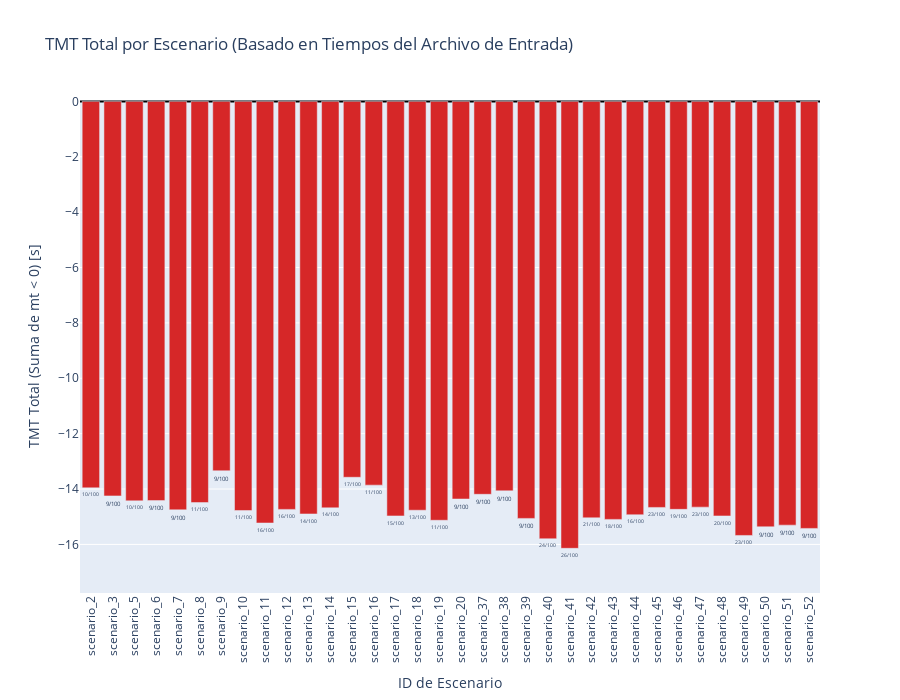

The notebook cell saved with this chart:
### Markdown cell above
# Analisys

### Code cell
import json
import os
import math
import pandas as pd
import plotly.graph_objects as go
from plotly.subplots import make_subplots
import logging
import numpy as np # Para isnan
from typing import Dict, List, Any, Optional

# Configuración básica de logging
logging.basicConfig(level=logging.INFO, format='%(asctime)s - %(levelname)s - %(message)s')
logger = logging.getLogger(__name__)

# --- Constantes ---
CTI = 0.2  # Intervalo de tiempo de coordinación típico (en segundos)

# --- Rutas de los archivos ---
# ENTRADA: Archivo con la lista de pares, incluyendo 'Time_out' en cada relé
INPUT_FILE = "/Users/gustavo/Documents/Projects/TESIS_UNAL/ADAPTIVE_ALGORITHM/data/processed/independent_relay_pairs_bad.json"
# SALIDA (Opcional): Gráfico HTML
# PLOT_OUTPUT_PATH = "/Users/gustavo/Documents/Projects/TESIS_UNAL/ADAPTIVE_ALGORITHM/data/processed/model/tmt_analysis_all_scenarios_from_input_times.html"

logger.info(f"Archivo de entrada: {INPUT_FILE}")

# %%
# Celda 2: Funciones de Ayuda (Carga)

def load_json_file(file_path: str) -> Optional[Any]:
    """Loads data from a JSON file."""
    try:
        with open(file_path, 'r') as file: data = json.load(file)
        logger.info(f"Archivo cargado: {file_path}"); return data
    except FileNotFoundError: logger.error(f"No encontrado: {file_path}"); return None
    except json.JSONDecodeError as e: logger.error(f"JSON inválido: {file_path}: {e}"); return None
    except Exception as e: logger.error(f"Error carga {file_path}: {e}"); return None

# %%
# Celda 3: Carga y Agrupación de Datos por Escenario

logger.info("Cargando y agrupando datos por escenario...")
relay_pairs_data = load_json_file(INPUT_FILE)

if relay_pairs_data is None:
    raise SystemExit("Error crítico al cargar archivo de entrada.")
if not isinstance(relay_pairs_data, list):
     raise SystemExit("Error de formato en archivo de entrada (se espera lista).")

# Crear mapa de pares originales: scenario_id -> [list of pairs]
original_pairs_map: Dict[str, List[Dict]] = {}
total_original_pairs_read = 0
skipped_pairs_structure = 0
for pair in relay_pairs_data:
    s_id = pair.get("scenario_id")
    # Validar estructura mínima y la presencia de Time_out antes de agrupar
    main_info = pair.get('main_relay')
    backup_info = pair.get('backup_relay')
    if s_id and isinstance(main_info, dict) and isinstance(backup_info, dict) and \
       'Time_out' in main_info and 'Time_out' in backup_info:
        if s_id not in original_pairs_map: original_pairs_map[s_id] = []
        original_pairs_map[s_id].append(pair)
        total_original_pairs_read += 1
    else:
        skipped_pairs_structure += 1
        # logger.warning(f"Par omitido por estructura/Time_out inválido: {pair.get('scenario_id', 'N/A')}")

logger.info(f"Datos agrupados: {len(original_pairs_map)} escenarios encontrados.")
logger.info(f"{total_original_pairs_read} pares válidos leídos y agrupados.")
if skipped_pairs_structure > 0:
    logger.warning(f"{skipped_pairs_structure} pares fueron omitidos durante la carga debido a estructura o Time_out faltante.")


# %%
# Celda 4: Calcular Métricas de Coordinación para Todos los Escenarios (Usando Tiempos Existentes)

logger.info("Calculando TMT y métricas para cada escenario usando los Time_out existentes...")
scenario_results: Dict[str, Dict[str, Any]] = {}

if not original_pairs_map:
     raise SystemExit("No hay datos de escenario para procesar.")

for scenario_id, pairs_for_scenario in original_pairs_map.items():
    tmt_for_scenario = 0.0
    miscoordination_count = 0
    valid_pairs_evaluated = 0
    max_neg_mt_scenario = 0.0
    skipped_this_scenario = 0

    for pair_entry in pairs_for_scenario:
        main_relay_info = pair_entry.get('main_relay') # Ya validado que existe
        backup_relay_info = pair_entry.get('backup_relay') # Ya validado que existe

        # Obtener tiempos existentes
        main_time = main_relay_info.get('Time_out')
        backup_time = backup_relay_info.get('Time_out')

        # Validar que los tiempos son números válidos
        if not isinstance(main_time, (int, float)) or math.isnan(main_time) or \
           not isinstance(backup_time, (int, float)) or math.isnan(backup_time):
            # logger.warning(f"({scenario_id}) Tiempos inválidos en par {main_relay_info.get('relay')}/{backup_relay_info.get('relay')}. Omitido.")
            skipped_this_scenario += 1
            continue

        # --- Calcular delta_t y mt con tiempos existentes ---
        delta_t = backup_time - main_time - CTI
        mt = min(0, delta_t) # Penalización solo si delta_t es negativo

        valid_pairs_evaluated += 1
        if mt < -1e-6: # Usar tolerancia
            miscoordination_count += 1
            tmt_for_scenario += mt
            max_neg_mt_scenario = min(max_neg_mt_scenario, mt)

    # Almacenar resultados del escenario
    if valid_pairs_evaluated > 0:
        scenario_results[scenario_id] = {
            "TMT": tmt_for_scenario,
            "MiscoordinatedCount": miscoordination_count,
            "TotalPairsEvaluated": valid_pairs_evaluated,
            "MaxNegativeMT": max_neg_mt_scenario
        }
        # Log resumido por escenario
        # logger.info(f"Resultados {scenario_id}: TMT={tmt_for_scenario:.4f}, Descoordinados={miscoordination_count}/{valid_pairs_evaluated}")
        if skipped_this_scenario > 0:
             logger.warning(f"({scenario_id}) Se omitieron {skipped_this_scenario} pares adicionales durante el cálculo por tiempos inválidos.")
    elif pairs_for_scenario: # Si había pares pero ninguno fue válido
         logger.warning(f"({scenario_id}) No se evaluaron pares válidos (problemas con Time_out?).")


logger.info(f"Cálculo de TMT completado para {len(scenario_results)} escenarios.")

# %%
# Celda 5: Análisis - Mostrar los 54 Mejores Escenarios por TMT

if not scenario_results:
    logger.error("No hay resultados de escenario para analizar.")
else:
    # Convertir a DataFrame
    df_results = pd.DataFrame.from_dict(scenario_results, orient='index')
    df_results.index.name = 'scenario_id'
    df_results = df_results.reset_index()

    # Ordenar por TMT (descendente: mejor primero)
    df_results_sorted_by_tmt = df_results.sort_values(by='TMT', ascending=False)

    # Seleccionar los 54 mejores diferentes de cero
    top_54_scenarios = df_results_sorted_by_tmt[df_results_sorted_by_tmt['TMT'] != 0].head(54)
    # top_54_scenarios = df_results_sorted_by_tmt.head(54)

    print("\n--- Mejores 54 Escenarios por TMT (Basado en Tiempos del Archivo de Entrada) ---")
    pd.set_option('display.max_rows', 60) # Mostrar suficientes filas
    # Mostrar columnas relevantes
    print(top_54_scenarios[['scenario_id', 'TMT', 'MiscoordinatedCount', 'TotalPairsEvaluated', 'MaxNegativeMT']].round(5))
    pd.reset_option('display.max_rows')

    # Guardar en CSV (Opcional)
    # try:
    #     top_54_scenarios.to_csv("top_54_scenarios_by_tmt_input_times.csv", index=False)
    #     logger.info("Datos de los 54 mejores escenarios guardados en top_54_scenarios_by_tmt_input_times.csv")
    # except Exception as e:
    #     logger.error(f"No se pudo guardar el CSV: {e}")


# %%
# Celda 6: Visualización - Gráfico de Barras del TMT para Todos los Escenarios

if not scenario_results:
    logger.error("No hay resultados de TMT para graficar.")
elif 'df_results' not in locals():
     logger.error("DataFrame df_results no fue creado. No se puede graficar.")
else:
    logger.info("Generando gráfico de barras de TMT para todos los escenarios...")

    # Ordenar por ID de escenario para el gráfico
    def get_scenario_num(s_id):
        try: return int(s_id.split('_')[-1])
        except: return float('inf') # Poner nombres no estándar al final

    df_results_plot_sorted = df_results.copy()
    df_results_plot_sorted['scenario_num'] = df_results_plot_sorted['scenario_id'].apply(get_scenario_num)
    df_results_plot_sorted = df_results_plot_sorted.sort_values(by='scenario_num')

    # Extraer datos ordenados
    scenario_labels_plot = df_results_plot_sorted['scenario_id'].tolist()
    tmt_values_plot = df_results_plot_sorted['TMT'].tolist()
    miscoord_counts_plot = df_results_plot_sorted['MiscoordinatedCount'].tolist()
    total_pairs_plot = df_results_plot_sorted['TotalPairsEvaluated'].tolist()
    max_neg_mt_plot = df_results_plot_sorted['MaxNegativeMT'].tolist()

    # Textos de hover
    hover_texts_plot = [
        f"<b>{s_id}</b><br>" +
        f"TMT: {tmt:.4f}<br>" +
        f"Descoordinados: {mc}/{tp}<br>" +
        f"Peor MT Individual: {max_neg_mt:.4f}"
        for s_id, tmt, mc, tp, max_neg_mt in zip(scenario_labels_plot, tmt_values_plot, miscoord_counts_plot, total_pairs_plot, max_neg_mt_plot)
    ]

    # Colores (ajustar umbrales si es necesario)
    colors = ['#2ca02c' if tmt >= -0.001 else '#ff7f0e' if tmt >= -0.05 else '#d62728' # Verde, Naranja, Rojo
              for tmt in tmt_values_plot]

    # Crear figura
    fig_tmt_all = go.Figure(data=[
        go.Bar(
            x=scenario_labels_plot,
            y=tmt_values_plot,
            text=[f"{mc}/{tp}" if tp > 0 else "N/A" for mc, tp in zip(miscoord_counts_plot, total_pairs_plot)], # Mostrar Descoord/Total
            textposition='outside',
            textfont_size=8,
            hovertext=hover_texts_plot,
            hoverinfo='text',
            marker_color=colors
        )
    ])

    fig_tmt_all.update_layout(
        title="TMT Total por Escenario (Basado en Tiempos del Archivo de Entrada)",
        xaxis_title="ID de Escenario",
        yaxis_title="TMT Total (Suma de mt < 0) [s]",
        yaxis=dict(range=[min(tmt_values_plot + [-0.1]) * 1.1, max(tmt_values_plot + [0.05])]), # Ajustar rango eje Y
        yaxis_zeroline=True, yaxis_zerolinewidth=2, yaxis_zerolinecolor='black',
        xaxis={'type': 'category', 'tickangle': -90}, # Rotar etiquetas
        height=700, # Ajustar altura si hay muchos escenarios
        bargap=0.2,
        hovermode='x unified'
    )

    # Mostrar y guardar
    fig_tmt_all.show()
    # try:
    #     output_dir = os.path.dirname(PLOT_OUTPUT_PATH)
    #     if output_dir: os.makedirs(output_dir, exist_ok=True)
    #     fig_tmt_all.write_html(PLOT_OUTPUT_PATH)
    #     logger.info(f"Gráfico guardado en: {PLOT_OUTPUT_PATH}")
    # except Exception as e:
    #     logger.error(f"No se pudo guardar el gráfico en {PLOT_OUTPUT_PATH}: {e}")


logger.info("--- Análisis de TMT para todos los escenarios (basado en tiempos de entrada) Finalizado ---")

### Figure 1 — Plotly figure (JSON) as saved in the notebook; plotly's stock layout.template omitted (floating-point values rounded to 4 significant figures)
{"data": [{"hoverinfo": "text", "hovertext": ["<b>scenario_2</b><br>TMT: -13.9580<br>Descoordinados: 10/100<br>Peor MT Individual: -1.9671", "<b>scenario_3</b><br>TMT: -14.2484<br>Descoordinados: 9/100<br>Peor MT Individual: -2.0299", "<b>scenario_5</b><br>TMT: -14.4276<br>Descoordinados: 10/100<br>Peor MT Individual: -1.8812", "<b>scenario_6</b><br>TMT: -14.4177<br>Descoordinados: 9/100<br>Peor MT Individual: -1.8532", "<b>scenario_7</b><br>TMT: -14.7517<br>Descoordinados: 9/100<br>Peor MT Individual: -2.1088", "<b>scenario_8</b><br>TMT: -14.4887<br>Descoordinados: 11/100<br>Peor MT Individual: -2.0207", "<b>scenario_9</b><br>TMT: -13.3405<br>Descoordinados: 9/100<br>Peor MT Individual: -1.8632", "<b>scenario_10</b><br>TMT: -14.7749<br>Descoordinados: 11/100<br>Peor MT Individual: -2.1389", "<b>scenario_11</b><br>TMT: -15.2263<br>Descoordinados: 16/100<br>Peor MT Individual: -2.2448", "<b>scenario_12</b><br>TMT: -14.7350<br>Descoordinados: 16/100<br>Peor MT Individual: -2.0144", "<b>scenario_13</b><br>TMT: -14.8995<br>Descoordinados: 14/100<br>Peor MT Individual: -2.1044", "<b>scenario_14</b><br>TMT: -14.6804<br>Descoordinados: 14/100<br>Peor MT Individual: -2.1660", "<b>scenario_15</b><br>TMT: -13.5756<br>Descoordinados: 17/100<br>Peor MT Individual: -1.9254", "<b>scenario_16</b><br>TMT: -13.8589<br>Descoordinados: 11/100<br>Peor MT Individual: -1.9553", "<b>scenario_17</b><br>TMT: -14.9712<br>Descoordinados: 15/100<br>Peor MT Individual: -1.9021", "<b>scenario_18</b><br>TMT: -14.7656<br>Descoordinados: 13/100<br>Peor MT Individual: -1.9962", "<b>scenario_19</b><br>TMT: -15.1275<br>Descoordinados: 11/100<br>Peor MT Individual: -2.2089", "<b>scenario_20</b><br>TMT: -14.3601<br>Descoordinados: 9/100<br>Peor MT Individual: -1.9843", "<b>scenario_37</b><br>TMT: -14.1898<br>Descoordinados: 9/100<br>Peor MT Individual: -1.9892", "<b>scenario_38</b><br>TMT: -14.0657<br>Descoordinados: 9/100<br>Peor MT Individual: -2.0066", "<b>scenario_39</b><br>TMT: -15.0605<br>Descoordinados: 9/100<br>Peor MT Individual: -2.1761", "<b>scenario_40</b><br>TMT: -15.7962<br>Descoordinados: 24/100<br>Peor MT Individual: -1.9449", "<b>scenario_41</b><br>TMT: -16.1407<br>Descoordinados: 26/100<br>Peor MT Individual: -1.9736", "<b>scenario_42</b><br>TMT: -15.0400<br>Descoordinados: 21/100<br>Peor MT Individual: -2.1665", "<b>scenario_43</b><br>TMT: -15.0960<br>Descoordinados: 18/100<br>Peor MT Individual: -1.8177", "<b>scenario_44</b><br>TMT: -14.9288<br>Descoordinados: 16/100<br>Peor MT Individual: -1.9396", "<b>scenario_45</b><br>TMT: -14.6643<br>Descoordinados: 23/100<br>Peor MT Individual: -1.8626", "<b>scenario_46</b><br>TMT: -14.7329<br>Descoordinados: 19/100<br>Peor MT Individual: -1.8399", "<b>scenario_47</b><br>TMT: -14.6540<br>Descoordinados: 23/100<br>Peor MT Individual: -1.9561", "<b>scenario_48</b><br>TMT: -14.9716<br>Descoordinados: 20/100<br>Peor MT Individual: -1.9228", "<b>scenario_49</b><br>TMT: -15.6765<br>Descoordinados: 23/100<br>Peor MT Individual: -2.1339", "<b>scenario_50</b><br>TMT: -15.3647<br>Descoordinados: 9/100<br>Peor MT Individual: -2.1542", "<b>scenario_51</b><br>TMT: -15.3035<br>Descoordinados: 9/100<br>Peor MT Individual: -2.2447", "<b>scenario_52</b><br>TMT: -15.4226<br>Descoordinados: 9/100<br>Peor MT Individual: -2.2073"], "marker": {"color": ["#d62728", "#d62728", "#d62728", "#d62728", "#d62728", "#d62728", "#d62728", "#d62728", "#d62728", "#d62728", "#d62728", "#d62728", "#d62728", "#d62728", "#d62728", "#d62728", "#d62728", "#d62728", "#d62728", "#d62728", "#d62728", "#d62728", "#d62728", "#d62728", "#d62728", "#d62728", "#d62728", "#d62728", "#d62728", "#d62728", "#d62728", "#d62728", "#d62728", "#d62728"]}, "text": ["10/100", "9/100", "10/100", "9/100", "9/100", "11/100", "9/100", "11/100", "16/100", "16/100", "14/100", "14/100", "17/100", "11/100", "15/100", "13/100", "11/100", "9/100", "9/100", "9/100", "9/100", "24/100", "26/100", "21/100", "18/100", "16/100", "23/100", "19/100", "23/100", "20/100", "23/100", "9/100", "9/100", "9/100"], "textfont": {"size": 8}, "textposition": "outside", "type": "bar", "x": ["scenario_2", "scenario_3", "scenario_5", "scenario_6", "scenario_7", "scenario_8", "scenario_9", "scenario_10", "scenario_11", "scenario_12", "scenario_13", "scenario_14", "scenario_15", "scenario_16", "scenario_17", "scenario_18", "scenario_19", "scenario_20", "scenario_37", "scenario_38", "scenario_39", "scenario_40", "scenario_41", "scenario_42", "scenario_43", "scenario_44", "scenario_45", "scenario_46", "scenario_47", "scenario_48", "scenario_49", "scenario_50", "scenario_51", "scenario_52"], "y": [-13.96, -14.25, -14.43, -14.42, -14.75, -14.49, -13.34, -14.77, -15.23, -14.73, -14.9, -14.68, -13.58, -13.86, -14.97, -14.77, -15.13, -14.36, -14.19, -14.07, -15.06, -15.8, -16.14, -15.04, -15.1, -14.93, -14.66, -14.73, -14.65, -14.97, -15.68, -15.36, -15.3, -15.42]}], "layout": {"bargap": 0.2, "height": 700, "hovermode": "x unified", "title": {"text": "TMT Total por Escenario (Basado en Tiempos del Archivo de Entrada)"}, "xaxis": {"tickangle": -90, "title": {"text": "ID de Escenario"}, "type": "category"}, "yaxis": {"range": [-17.75, 0.05], "title": {"text": "TMT Total (Suma de mt < 0) [s]"}, "zeroline": true, "zerolinecolor": "black", "zerolinewidth": 2}}}
